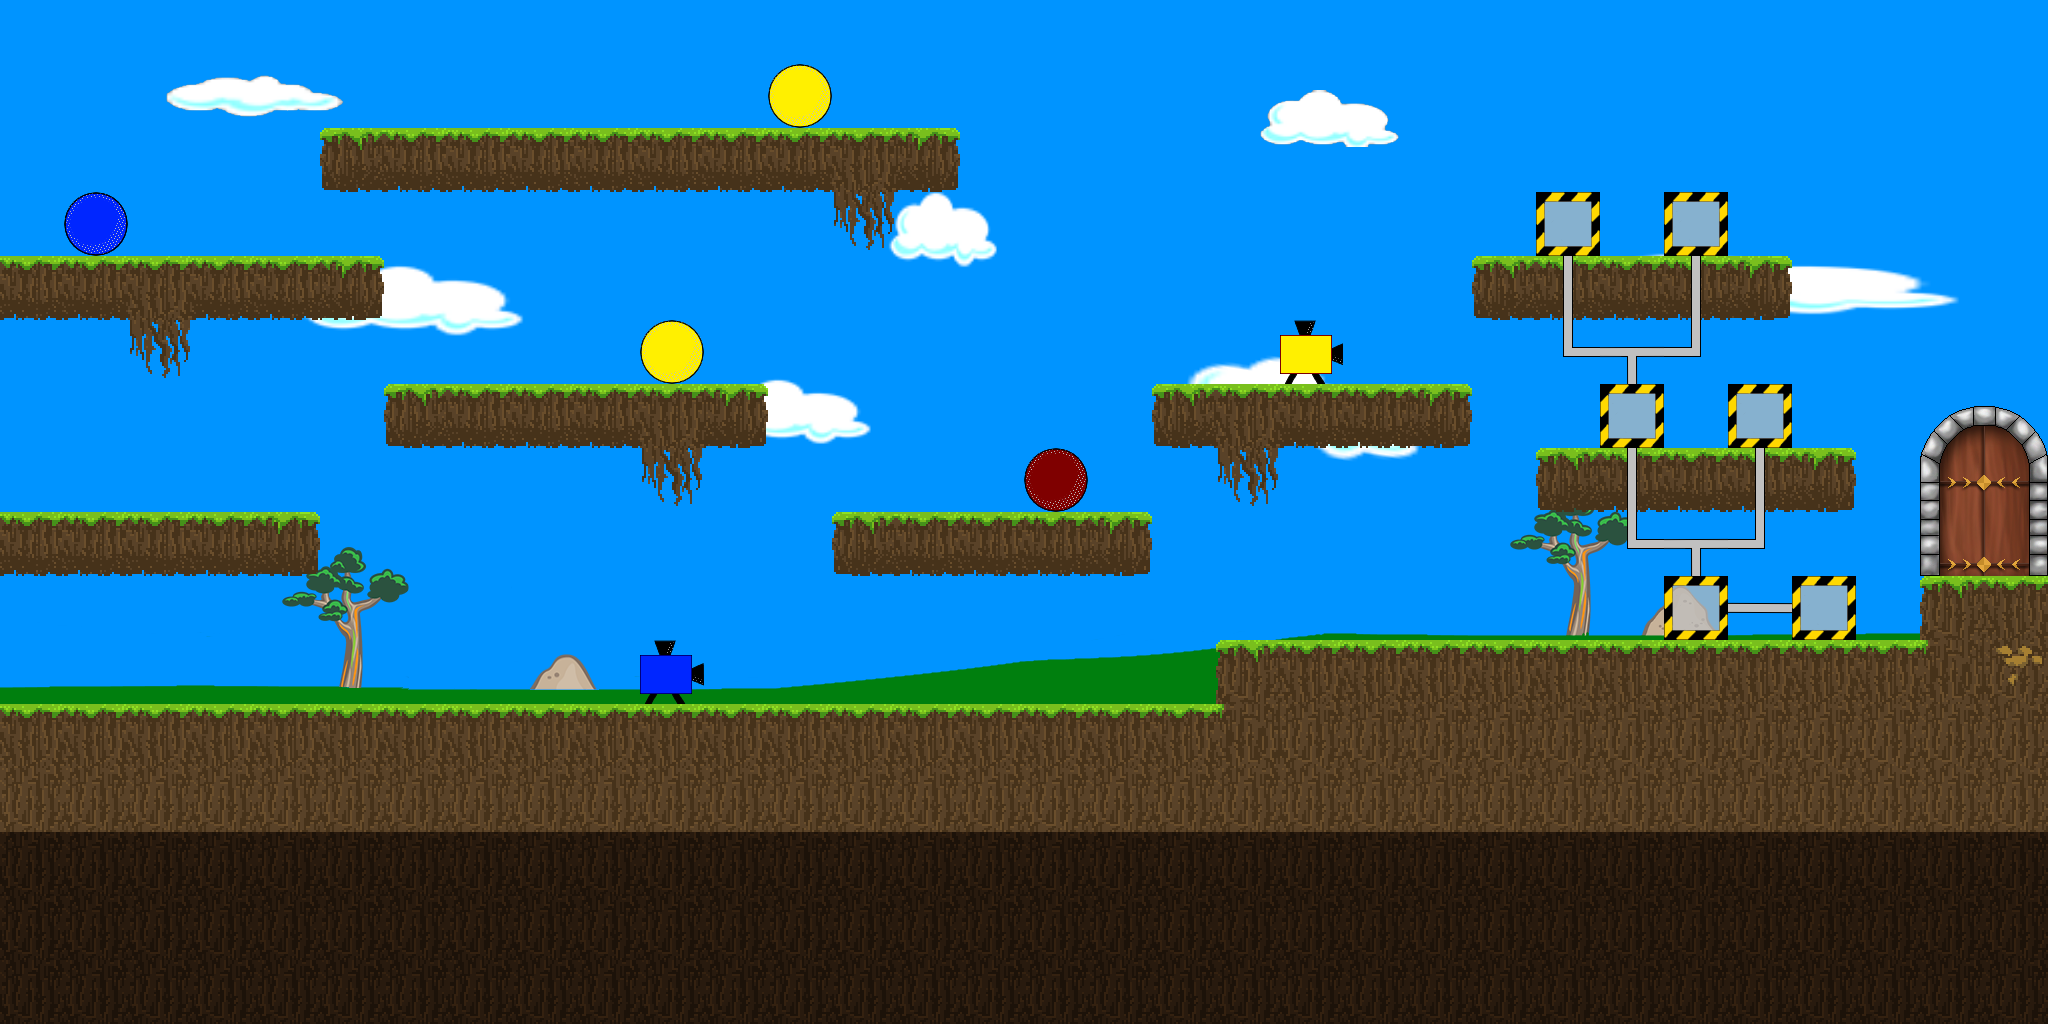

A 2D game scene composited from a Tiled map and its tileset images. What follows is a short description and the map's XML, with each tile layer's data collapsed to a summary:
An orthogonal 32x16 tile map with 64x64 px tiles, 5 tile layers (Laufebene, Tür offen, Tür, Ablagen, ...), 5 tilesets, 1 image layer.

<map version="1.0" orientation="orthogonal" renderorder="right-down" width="32" height="16" tilewidth="64" tileheight="64">
 <tileset firstgid="1" name="Tür" tilewidth="64" tileheight="64">
  <image source="Tür.png" trans="0000ff" width="256" height="256" />
 </tileset>
 <tileset firstgid="17" name="Rohre" tilewidth="64" tileheight="64">
  <image source="Rohre.png" trans="0000ff" width="256" height="256" />
 </tileset>
 <tileset firstgid="33" name="Maschinen" tilewidth="64" tileheight="64">
  <image source="Maschinen.png" trans="0000ff" width="256" height="256" />
 </tileset>
 <tileset firstgid="49" name="Metallobjekte" tilewidth="64" tileheight="64">
  <image source="Metallobjekte.png" trans="0000ff" width="256" height="256" />
 </tileset>
 <tileset firstgid="65" name="Laufebenen" tilewidth="64" tileheight="64">
  <image source="Laufebenen.png" trans="0000ff" width="256" height="256" />
 </tileset>
 <imagelayer name="Hintergrund">
  <image source="Hintergrund.png" />
 </imagelayer>
 <layer name="Laufebene" width="32" height="16">
  <data>[512 cells, 226 non-empty, 10 distinct tile ids]</data>
 </layer>
 <layer name="Tür offen" width="32" height="16">
  <data>[512 cells, 6 non-empty, 6 distinct tile ids]</data>
 </layer>
 <layer name="Tür" width="32" height="16">
  <data>[512 cells, 6 non-empty, 6 distinct tile ids]</data>
 </layer>
 <layer name="Ablagen" width="32" height="16">
  <data>[512 cells, 17 non-empty, 6 distinct tile ids]</data>
 </layer>
 <layer name="Objekte" width="32" height="16">
  <data>[512 cells, 6 non-empty, 5 distinct tile ids]</data>
 </layer>
</map>
